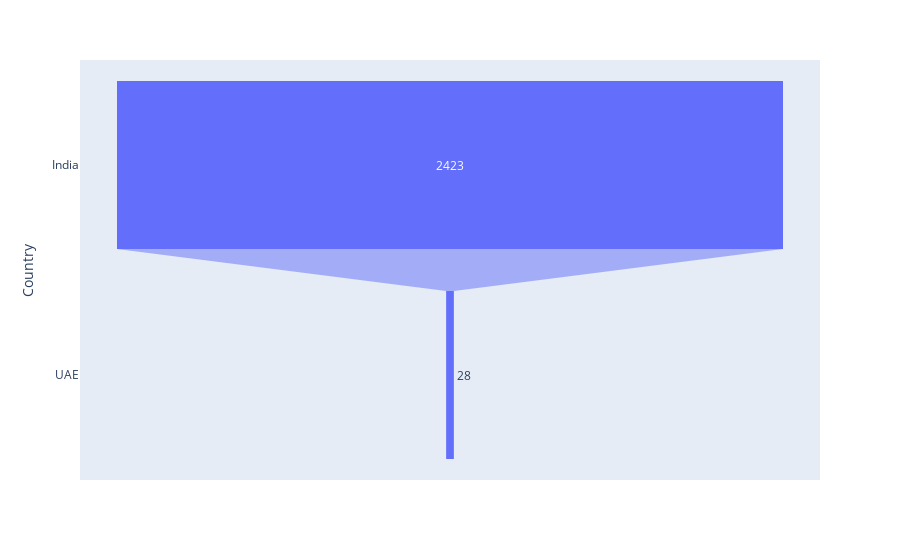

Notebook source saved alongside this figure:
### Code cell
online_delivery_available = final_df[final_df['Has Online delivery'] == 'Yes'].Country.value_counts().reset_index()
online_delivery_available.columns = ['Country', 'Count']

fig = px.funnel(online_delivery_available, x='Count', y='Country')
fig.show()

### Figure 1 — Plotly figure (JSON) as saved in the notebook; plotly's stock layout.template omitted (floating-point values rounded to 4 significant figures)
{"data": [{"hovertemplate": "Count=%{x}<br>Country=%{y}<extra></extra>", "legendgroup": "", "marker": {"color": "#636efa"}, "name": "", "orientation": "h", "showlegend": false, "type": "funnel", "x": [2423, 28], "xaxis": "x", "y": ["India", "UAE"], "yaxis": "y"}], "layout": {"legend": {"tracegroupgap": 0}, "margin": {"t": 60}, "xaxis": {"anchor": "y", "domain": [0, 1], "title": {"text": "Count"}}, "yaxis": {"anchor": "x", "domain": [0, 1], "title": {"text": "Country"}}}}
